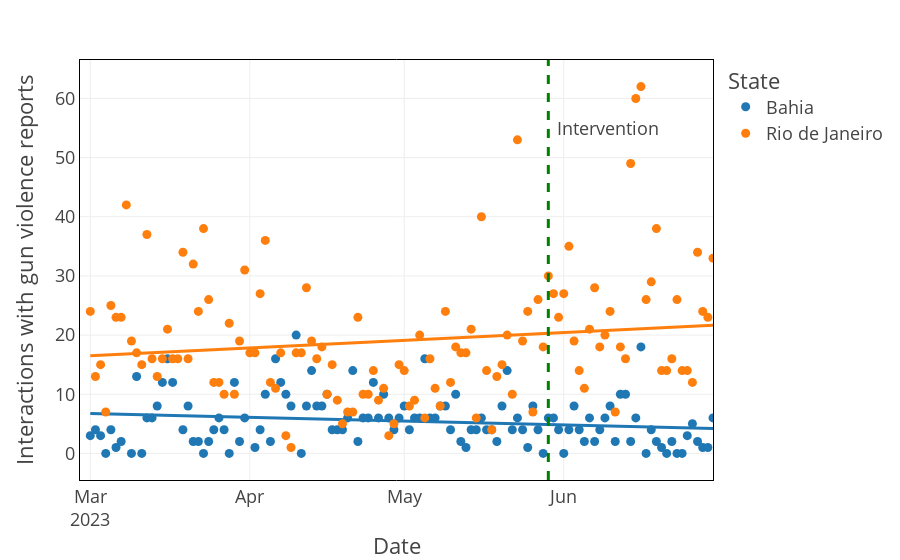

This figure's notebook cell:
### Markdown cell above
# Plot trendline after

### Code cell
fig_pos = px.scatter(interactions_per_day, y='replies', x='Date', color='State', facet_col_wrap=3, template='presentation', trendline='ols',
             title='',
             labels={'total': 'replies', 'Date': 'Date'})

# change the x-label to show only the months
fig_pos.update_xaxes(
    dtick="M1",
    tickformat="%b\n%Y",
)

fig_pos.update_yaxes(title='Interactions with gun violence reports')

fig_pos.update_layout(
    xaxis=dict(
        range=['2023-02-27', '2023-06-30'],
        showgrid=True,
    )
)
fig_pos.add_vline(x=INTERVENTION_DATE, line_width=3, line_dash="dash", line_color="green")
fig_pos.add_annotation(
    x=INTERVENTION_DATE, y=55,
    text='Intervention',
    xshift=60,
    
    showarrow=False,
)

fig_pos.update_xaxes(showline=True,
         linewidth=1,
         linecolor='black',
         mirror=True)

fig_pos.update_yaxes(showline=True,
         linewidth=1,
         linecolor='black',
         mirror=True)

fig_pos.update_yaxes(zeroline=False)

fig_pos.show()
